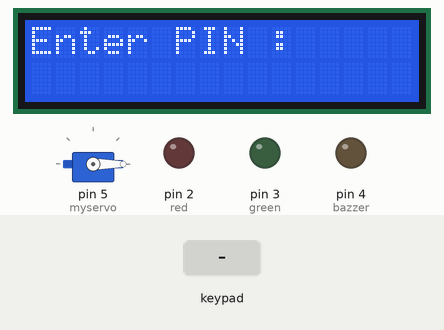
Bench run of a sketch on a simulated Arduino Uno, built with avr-gcc and run on an emulated ATmega328P. On the bench: servo, 16×2 character LCD, output pins drawn as LEDs (lit = HIGH). Inputs (shaded band) come from the test bench.

Above: at 1.2 s.
1.3 s: keypad keys 1 2 3 4 # pressed 0.4 s apart
At 4.1 s:
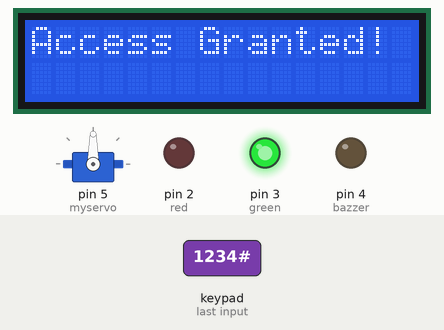
4.8 s: key '#' pressed
7.8 s: key '1' pressed
At 9.9 s:
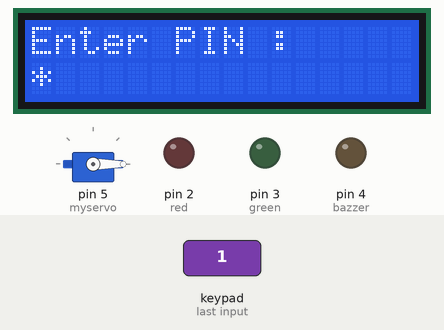
10.8 s: key '2' pressed
At 11.8 s:
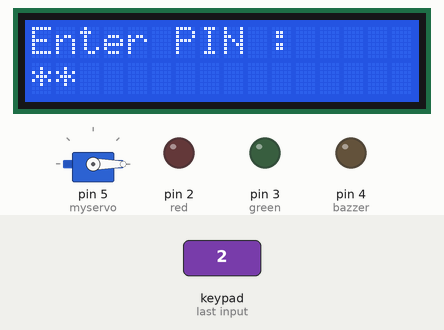
Timing chart, 0 to 13.3 s (numbered marks = the images above; inputs shaded):
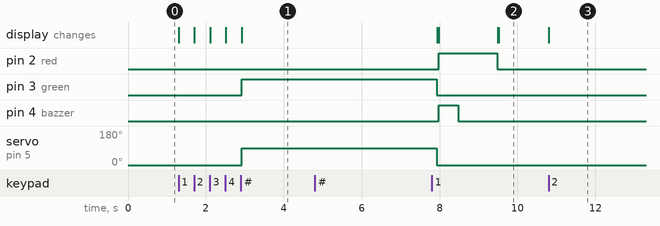

The sketch:

main.ino
```cpp
#include <Servo.h>
#include <Wire.h>
#include <LiquidCrystal_I2C.h>
#include <Keypad.h>


LiquidCrystal_I2C lcd(0x27,16,2);  // set the LCD address to 0x27 for a 16 chars and 2 line display

int pos = 0;

const int red = 2;
const int green = 3;
const int bazzer = 4;

const byte ROWS = 4;
const byte COLS = 4;
char keys[ROWS][COLS] = {
  {'1','2','3','A'},
  {'4','5','6','B'},
  {'7','8','9','C'},
  {'*','0','#','D'}
};
byte rowPins[ROWS] = {6,7,8,9};
byte colPins[COLS] = {10,11,12,13};
Keypad keypad = Keypad( makeKeymap(keys), rowPins, colPins, ROWS, COLS );

Servo myservo;

const String Password ="1234";
String inputPin = "";
byte failedPassword = 0;

void resetUI();
void checkPassword();
void lockoutSystem();

void setup() {

  myservo.attach(5);
  myservo.write(0);


  pinMode(red, OUTPUT);
  pinMode(green, OUTPUT);
  pinMode(bazzer, OUTPUT);

  Serial.begin(9600);

  Wire.begin();
  lcd.begin(16, 2);
  lcd.backlight();

  resetUI();
}

void loop() {

  char key=keypad.getKey();

  if(key)
  {
    if(key >= '0' && key <= '9')
    {
      if(inputPin.length() < 4)
      {
        inputPin += key;
        lcd.print("*");
      }
    }
    else if (key == '#')
    {
      checkPassword();
    }
    else if (key == '*')
    {
      resetUI();
    }
  }
}

void resetUI (){

  inputPin = "";
  digitalWrite(red, LOW);
  digitalWrite(green, LOW);
  digitalWrite(bazzer, LOW);

  lcd.clear();
  lcd.setCursor(0,0);
  lcd.print("Enter PIN :");
  lcd.setCursor(0,1);

}


void checkPassword(){

  // IF IT IS CORRECT PASSWORED
  if (inputPin == Password)
  {
   lcd.clear();
   lcd.setCursor(0,0);
   lcd.print("Access Granted!");

   digitalWrite(green,HIGH);
   myservo.write(90);//OPEN GEAT

   delay(5000);

   myservo.write(0);// CLOSSE GEAT

   resetUI();// REST SYSTEM

  }
  else
  {
   failedPassword++; //COUNT FAILED

   lcd.clear();
   lcd.setCursor(0,0);
   lcd.print("Wrong Password!");
   digitalWrite(red,HIGH);

  // MAKE  A SOUNED

   digitalWrite(bazzer,HIGH);
   delay(500);
   digitalWrite(bazzer,LOW);
   delay(1000);

   //IF HE FAILED 3 TIMES LOCK SYSTEM

   if(failedPassword >= 3)
   {
    lockoutSystem();
   }
   else
   {
   resetUI();// REST SYSTEM
   }
  }
}

void lockoutSystem(){

  lcd.clear();
  lcd.setCursor(0,0);
  lcd.print("SYSTEM LOCKED!");

  // WAIT 15s
  for(int i = 15; i >= 0; i--)
  {
    lcd.setCursor(0,1);
    lcd.print("wait: ");
    lcd.print(i);
    lcd.print("s ");

    digitalWrite(red, !digitalRead(red));
    digitalWrite(bazzer, HIGH);
    delay(200);
    digitalWrite(bazzer,LOW);
    delay(800);
  }

  failedPassword = 0;   // REST FAILED
  resetUI();// REST SYSTEM

}
```

Measured:
- after the input at 1.3 s, pin 3 (green): LOW → HIGH after 1.6 s; servo on pin 5 (myservo): 0° → 90° after 1.6 s; the display: first changes at once (image 1 shows a later state)
- after the input at 4.8 s, every drawn part: stays the same
- after the input at 7.8 s, the display: first differs from a run without the input after 1.7 s (image 2)
- after the input at 10.8 s, the display: changes at once (image 3)
